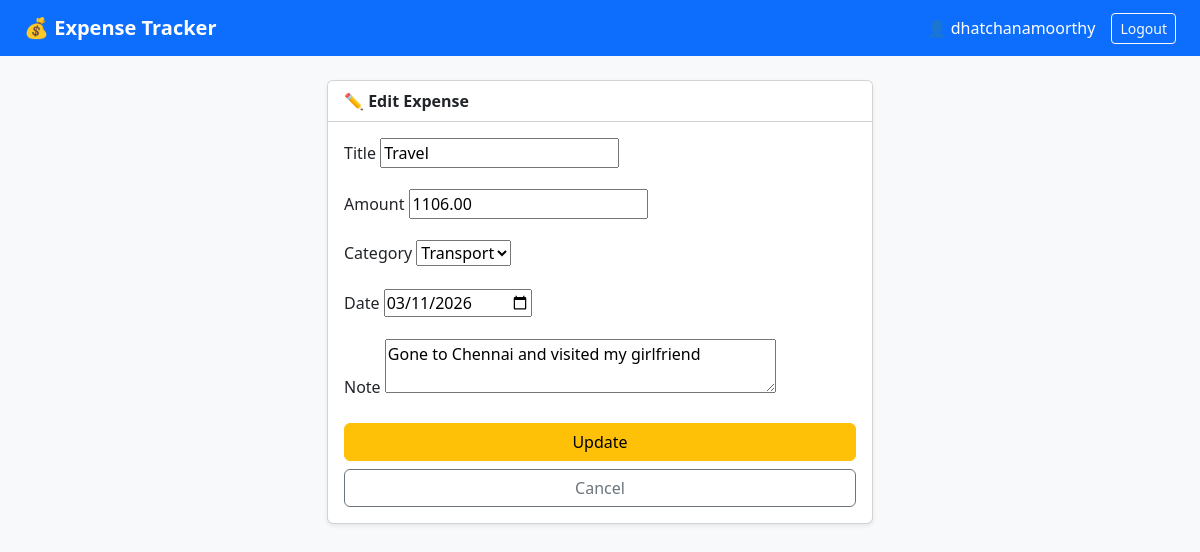
Page /edit/3/ (signed in) on the committed database.
### expenses/models.py (models this page shows, shortened)
class Expense(models.Model):
    CATEGORY_CHOICES = [
        ('Food', 'Food'),
        ('Transport', 'Transport'),
        ('Shopping', 'Shopping'),
        ('Bills', 'Bills'),
        ('Health', 'Health'),
        ('Other', 'Other'),
    ]
    user = models.ForeignKey(User, on_delete=models.CASCADE)
    title = models.CharField(max_length=200)
    amount = models.DecimalField(max_digits=10, decimal_places=2)
    category = models.CharField(max_length=50, choices=CATEGORY_CHOICES)
    date = models.DateField()
    note = models.TextField(blank=True)

### expenses/views.py (the view)
# urls.py: path('edit/<int:pk>/', views.edit_expense, name='edit_expense'),
@login_required(login_url='login')
def edit_expense(request, pk):
    expense = get_object_or_404(Expense, pk=pk, user=request.user)
    if request.method == 'POST':
        form = ExpenseForm(request.POST, instance=expense)
        if form.is_valid():
            form.save()
            return redirect('expense_list')
    else:
        form = ExpenseForm(instance=expense)
    return render(request, 'expenses/edit_expense.html', {'form': form, 'expense': expense})

### expenses/forms.py
class ExpenseForm(forms.ModelForm):
    class Meta:
        model = Expense
        fields = ['title', 'amount', 'category', 'date', 'note']
        widgets = {
            'date': forms.DateInput(attrs={'type': 'date'}),
            'note': forms.Textarea(attrs={'rows': 2}),
        }

### expenses/templates/expenses/edit_expense.html (shortened to what this page needs)
{% extends 'expenses/base.html' %}
{% block content %}
<div class="row justify-content-center">
  <div class="col-md-6">
    <div class="card shadow-sm">
      <div class="card-header bg-white fw-bold">✏️ Edit Expense</div>
      <div class="card-body">
        <form method="POST">
          {% for field in form %}
            <div class="mb-3">
              <label class="form-label">{{ field.label }}</label>
              {{ field }}
            </div>
          {% endfor %}
          <button type="submit" class="btn btn-warning w-100">Update</button>
          <a href="{% url 'expense_list' %}" class="btn btn-outline-secondary w-100 mt-2">Cancel</a>
        </form>
      </div>
    </div>
  </div>
</div>
{% endblock %}

### expenses/templates/expenses/base.html (shortened to what this page needs)
<!DOCTYPE html>
<html lang="en">
<head>
  <link href="https://cdn.jsdelivr.net/npm/bootstrap@5.3.0/dist/css/bootstrap.min.css" rel="stylesheet">
  <link href="https://cdn.jsdelivr.net/npm/bootstrap-icons@1.10.5/font/bootstrap-icons.css" rel="stylesheet">
</head>
<body class="bg-light">
<nav class="navbar navbar-dark bg-primary px-4">
  <span class="navbar-brand fw-bold">💰 Expense Tracker</span>
  {% if request.user.is_authenticated %}
  <div class="d-flex align-items-center gap-3">
    <span class="text-white">👤 {{ request.user.username }}</span>
    <a href="{% url 'logout' %}" class="btn btn-outline-light btn-sm">Logout</a>
  </div>
  {% endif %}
</nav>
<div class="container py-4">
  {% block content %}{% endblock %}
</div>
</body>
</html>

### rows in the picture
Expense: form "Travel" "1106.00" "Transport" "03/11/2026" "Gone to Chennai and visited my girlfriend"

### other values in the picture
{{ request.user.username }} "dhatchanamoorthy"
{{ field.label }} "Title" "Amount" "Category" "Date" "Note"
